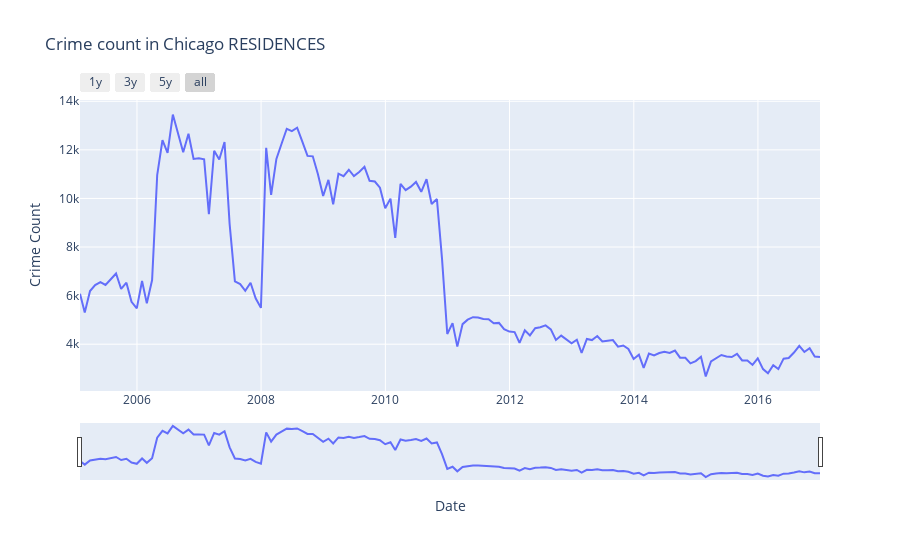

Here is the notebook cell this chart was saved with:
### Code cell
# plot interactive slider chart
fig = px.line(ts_df_residence, x='Date',y='Crime Count', title= 'Crime count in Chicago RESIDENCES')

fig.update_xaxes(
rangeslider_visible =True,
rangeselector=dict(
        buttons=list([
                dict(count=1,label="1y",step="year",stepmode="backward"),
                dict(count=2,label="3y",step="year",stepmode="backward"),
                dict(count=3,label="5y",step="year",stepmode="backward"),
                dict(step="all")
                    ])
                )
                )
fig.show()

### Figure 1 — Plotly figure (JSON) as saved in the notebook; plotly's stock layout.template omitted (floating-point values rounded to 4 significant figures; data arrays with more than 128 entries replaced by an {"elided": "..."} marker saying what was removed)
{"data": [{"hovertemplate": "Date=%{x}<br>Crime Count=%{y}<extra></extra>", "legendgroup": "", "line": {"color": "#636efa", "dash": "solid"}, "marker": {"symbol": "circle"}, "mode": "lines", "name": "", "orientation": "v", "showlegend": false, "type": "scatter", "x": {"elided": "144 str values"}, "xaxis": "x", "y": {"elided": "144 int values"}, "yaxis": "y"}], "layout": {"legend": {"tracegroupgap": 0}, "title": {"text": "Crime count in Chicago RESIDENCES"}, "xaxis": {"anchor": "y", "domain": [0, 1], "rangeselector": {"buttons": [{"count": 1, "label": "1y", "step": "year", "stepmode": "backward"}, {"count": 2, "label": "3y", "step": "year", "stepmode": "backward"}, {"count": 3, "label": "5y", "step": "year", "stepmode": "backward"}, {"step": "all"}]}, "rangeslider": {"visible": true}, "title": {"text": "Date"}}, "yaxis": {"anchor": "x", "domain": [0, 1], "title": {"text": "Crime Count"}}}}
